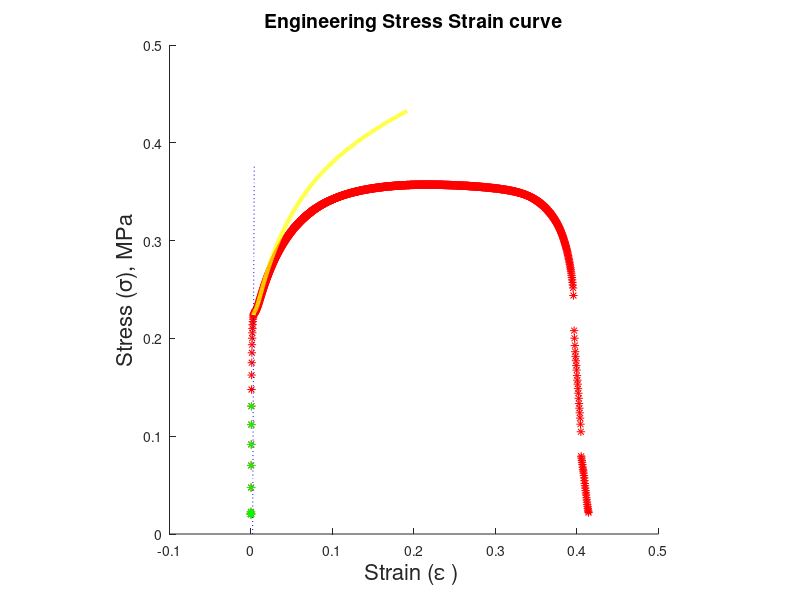

The MATLAB script that drew this image:
A=importdata('steel.txt');
 X=A.data(:,2);
 Y=A.data(:,1);
 x=X/50;
 y=Y/18.625;
 X1=A.data(1:10,2);
 Y1=A.data(1:10,1);
 x1=X1/50;
 y1=Y1/18.625;
 a=polyfit(x1,y1,1);
 Youngs_Modulus=a(1);
 display('Young_Modulus,UTS,Yield_Strength are in GPa')
 display(Youngs_Modulus)
  y2=a(1)*x-0.002*a(1);
 i=1; 
while(y(i)>y2(i))
     i=i+1;
 end;
 x3=linspace(x(i),x(i-1),100000);
 y3=a(1)*x3-0.002*a(1);
 slope=(y(i)-y(i-1))/(x(i)-x(i-1));
 y4=slope*x3-slope*x(i)+y(i);
 j=1;
 while(y4(j)<=y3(j))
     j=j+1;
 end;
 Yield_Strength=y4(j);
  display(Yield_Strength)
  UTS=max(y);
  display(UTS)
  k=1;
  while(y(k)<UTS)
      k=k+1;
  end;
  m=1;
  while(y4(j)>=y(m))
      m=m+1;
  end;
   Pl=A.data(m-1:k,2);
   St=A.data(m-1:k,1);
   Plastic_strain=Pl/50;
   Stress=St/18.625;
   true_strain=log((Plastic_strain)+1);
   true_stress=Stress.*(Plastic_strain+1);
   q=log(true_strain);
   p=log(true_stress);
   t=polyfit(q,p,1);
   K=exp(t(2));
   strain_exponent=(t(1));
   display(K)
   display(strain_exponent)
    hold on;
   x4=0.002:0.0001:0.004;
  y4=a(1)*x4-0.002*a(1);
 plot(x,y,'r*');  
 plot(x4,y4,'b:');
 plot(x1,y1,'g*');
 plot(true_strain,true_stress,'y','LineWidth',3);
 axis('square');
 xlabel('Strain (\epsilon ) ','Fontsize',16);
ylabel('Stress (\sigma), MPa', 'Fontsize',16);
title('Engineering Stress Strain curve', 'Fontsize',14);
Ductility=x(length(x));
display(Ductility)
